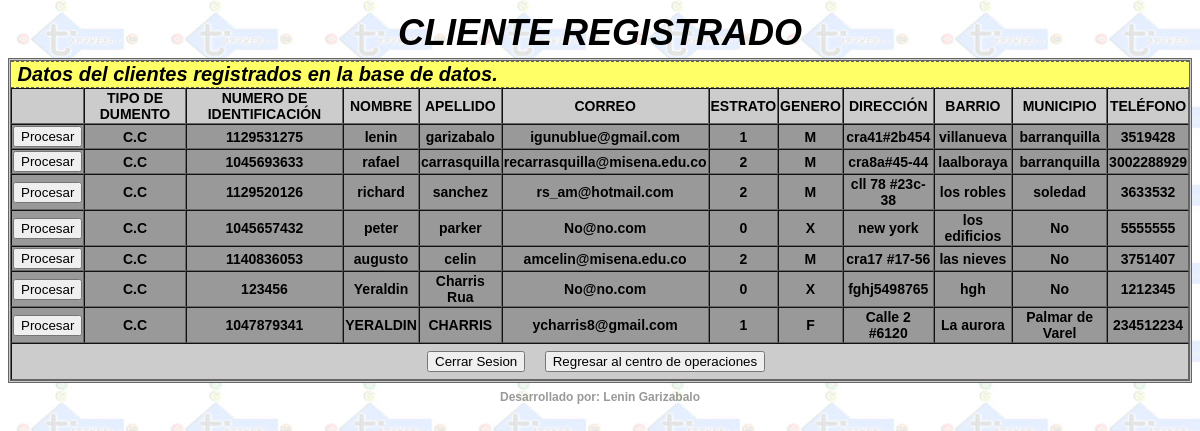
The app's page /clientes/mostart_cli.php (signed in) with its own data.
### tables this page shows
CREATE TABLE IF NOT EXISTS `clientes` (
  `id` int(11) NOT NULL AUTO_INCREMENT,
  `tipo_doc` text,
  `num_doc` text,
  `nombre` text,
  `apellido` text,
  `correo` text,
  `estrato` text,
  `genero` text,
  `direccion` text,
  `barrio` text,
  `municipio` text,
  `telefono` text,
  PRIMARY KEY (`id`)
);

### clientes/mostart_cli.php (the view, shortened to what this page needs)
<!DOCTYPE html PUBLIC "-//W3C//DTD XHTML 1.0 Transitional//EN" "http://www.w3.org/TR/xhtml1/DTD/xhtml1-transitional.dtd">
<html xmlns="http://www.w3.org/1999/xhtml">
<head>
<link href="../estilo.css" rel="stylesheet" type="text/css" />
<link href="../sexyalertbox.css" rel="stylesheet" type="text/css" />
</head>
<body class="bgn_page">
<?php
if(isset($_SESSION['login']))
	{
		$cons = mysql_query('SELECT * FROM bd_tisoft.clientes');
		?>
		<table width="100%" border="0" cellspacing="0" cellpadding="0">
		  <tr>
			<td height="50" align="center" class="tituloprincipal">CLIENTE REGISTRADO</td>
		  </tr>
		  <tr>
			<td height="107">
			  <table width="100%" border="1" cellpadding="" cellspacing="0" class="fontstyle" align="center">
				<tr>
				  <td colspan="12" bgcolor="#66CCFF" class="stiframesopcli" >&nbsp;Datos del clientes registrados en la base de datos.</td>
				</tr>
				<tr align="center">
				  <td>&nbsp;&nbsp;</td>
				  <td>TIPO DE DUMENTO</td>
				  <td>NUMERO DE IDENTIFICACIÓN</td>
				  <td>NOMBRE</td>
				  <td>APELLIDO</td>
				  <td>CORREO</td>
				  <td>ESTRATO</td>
				  <td>GENERO</td>
				  <td>DIRECCIÓN</td>
				  <td>BARRIO</td>
				  <td>MUNICIPIO</td>
				  <td>TELÉFONO</td>
				</tr>
                <?php
                  while($resp1 = mysql_fetch_row($cons))
				  	{
				  ?>
				<tr bgcolor="#999999" align="center">
				  <td><input name="procesar" type="button" onClick="pro_cli(<?php echo $resp1[2]; ?>)" value="Procesar" /></td>
				  <td><?php echo $resp1[1];?></td>
				  <td><?php echo $resp1[2]; ?></td>
				  <td><?php echo $resp1[3]; ?></td>
				  <td><?php echo $resp1[4]; ?></td>
				  <td><?php echo $resp1[5]; ?></td>
				  <td><?php echo $resp1[6]; ?></td>
				  <td><?php echo $resp1[7]; ?></td>
				  <td><?php echo $resp1[8]; ?></td>
				  <td><?php echo $resp1[9]; ?></td>
				  <td><?php echo $resp1[10]; ?></td>
				  <td><?php echo $resp1[11]; ?></td>
				</tr>
                <?php
					}
				  ?>
				<tr>
			      <td height="33" colspan="12" align="center">
						<input name="cerrar" type="button" value="Cerrar Sesion" onclick="conf_session()" />&nbsp;&nbsp;&nbsp;&nbsp;
						<input name="regresar_centro_op" type="button" value="Regresar al centro de operaciones" onclick="cent_op()"/>&nbsp;&nbsp;
					</td>
				</tr>
			  </table>
			</td>
		  </tr>
		  <tr>
			<td height="27" align="center" class="piepage">Desarrollado por: Lenin Garizabalo
		  </tr>
		</table>
        <?php
	}
?>
</body>
</html>

### estilo.css (style rules this page uses)
.fontstyle { font-family: Tahoma, Geneva, sans-serif; font-size: 14px; font-style: normal; background-color: #CCC; font-weight: bold; display: compact; border: medium double #666; }
.piepage { font-family: "Trebuchet MS", Arial, Helvetica, sans-serif; font-size: 12px; color: #999; font-weight: bold; }
.tituloprincipal { font-family: "Trebuchet MS", Arial, Helvetica, sans-serif; font-size: 36px; font-style: italic; font-weight: bolder; }
.bgn_page { background-image:url(images/fondo_psil.jpg); background-repeat:repeat; }
.stiframesopcli { font-family: "Trebuchet MS", Arial, Helvetica, sans-serif; font-size: 20px; font-style: italic; background-color: #FFFF66; border-top-width: thin; border-right-width: thin; border-bottom-width: thin; border-left-width: thin; border-top-style: dashed; border-right-style: none; border-bottom-style: dashed; border-left-style: none; border-top-color: #666; border-bottom-color: #666; color: #000; }

### records on screen
clientes: tipo_doc "C.C", num_doc "1129531275", nombre "lenin", apellido "garizabalo", correo "igunublue@gmail.com", estrato "1", genero "M", direccion "cra41#2b454", barrio "villanueva", municipio "barranquilla", telefono "3519428"
clientes: tipo_doc "C.C", num_doc "1045693633", nombre "rafael", apellido "carrasquilla", correo "recarrasquilla@misena.edu.co", estrato "2", genero "M", direccion "cra8a#45-44", barrio "laalboraya", municipio "barranquilla", telefono "3002288929"
clientes: tipo_doc "C.C", num_doc "1129520126", nombre "richard", apellido "sanchez", correo "rs_am@hotmail.com", estrato "2", genero "M", direccion "cll 78 #23c-38", barrio "los robles", municipio "soledad", telefono "3633532"
clientes: tipo_doc "C.C", num_doc "1045657432", nombre "peter", apellido "parker", correo "No@no.com", estrato "0", genero "X", direccion "new york", barrio "los edificios", municipio "No", telefono "5555555"
clientes: tipo_doc "C.C", num_doc "1140836053", nombre "augusto", apellido "celin", correo "amcelin@misena.edu.co", estrato "2", genero "M", direccion "cra17 #17-56", barrio "las nieves", municipio "No", telefono "3751407"
clientes: tipo_doc "C.C", num_doc "123456", nombre "Yeraldin", apellido "Charris Rua", correo "No@no.com", estrato "0", genero "X", direccion "fghj5498765", barrio "hgh", municipio "No", telefono "1212345"
clientes: tipo_doc "C.C", num_doc "1047879341", nombre "YERALDIN", apellido "CHARRIS", correo "ycharris8@gmail.com", estrato "1", genero "F", direccion "Calle 2 #6120", barrio "La aurora", municipio "Palmar de Varel", telefono "234512234"
